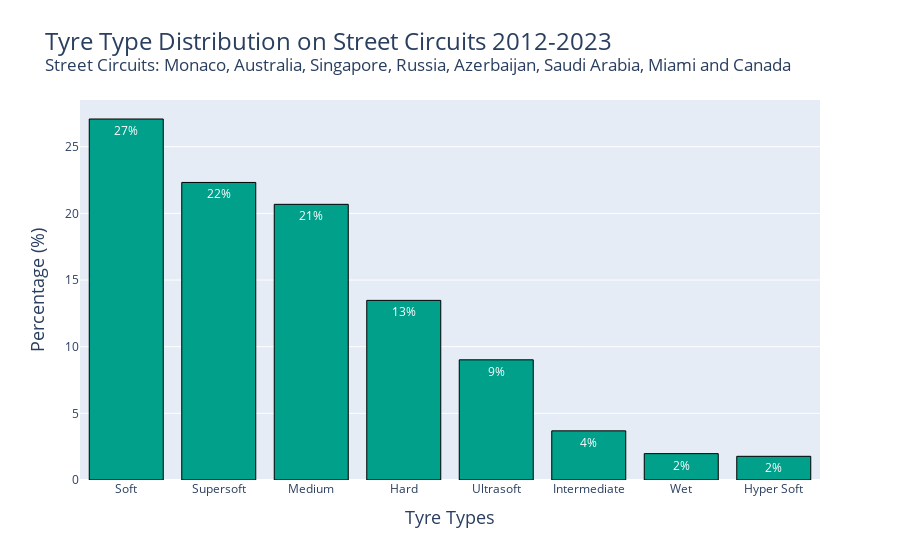

The code cell stored with this chart in its notebook:
### Code cell
import plotly.express as px

# List of street circuit names
street_circuits = ['Monaco', 'Australia', 'Singapore', 'Russia', 'Azerbaijan','Miami', 'Saudi Arabia','Canada']

# Filter the DataFrame to select rows where the "gp" column is in the list of street circuits
street_circuit_rows = tyre_data_df[tyre_data_df['gp'].isin(street_circuits)]

# Calculate the percentage distribution of tire types
percentage_distribution = street_circuit_rows['tyres'].value_counts(normalize=True) * 100

# Create a DataFrame with the calculated percentages
percentage_df = percentage_distribution.reset_index()
percentage_df.columns = ['Tyre Types', 'Percentage (%)']

# Create a bar chart to visualize the percentage distribution of updated tire types
fig = px.bar(percentage_df, x='Tyre Types', y='Percentage (%)',
             title='Tyre Type Distribution on Street Circuits 2012-2023<br><sup>Street Circuits: Monaco, Australia, Singapore, Russia, Azerbaijan, Saudi Arabia, Miami and Canada</sup>',
             color_discrete_sequence=["#00A08B"],
             text=percentage_df['Percentage (%)'].apply(lambda x: f'{x:.0f}%'))

# Update marker properties for the bars
fig.update_traces(
    marker=dict(line=dict(width=1, color='black'))
)

# Increase title font size
fig.update_layout(
    title_font=dict(size=24),
    xaxis_title_font=dict(size=18),  # Increase x-axis label font size
    yaxis_title_font=dict(size=18)   # Increase y-axis label font size
)

# Show the plot
fig.show()

### Figure 1 — Plotly figure (JSON) as saved in the notebook; plotly's stock layout.template omitted (floating-point values rounded to 4 significant figures)
{"data": [{"alignmentgroup": "True", "hovertemplate": "Tyre Types=%{x}<br>Percentage (%)=%{y}<br>text=%{text}<extra></extra>", "legendgroup": "", "marker": {"color": "#00A08B", "line": {"color": "black", "width": 1}, "pattern": {"shape": ""}}, "name": "", "offsetgroup": "", "orientation": "v", "showlegend": false, "text": ["27%", "22%", "21%", "13%", "9%", "4%", "2%", "2%"], "textposition": "auto", "type": "bar", "x": ["Soft", "Supersoft", "Medium", "Hard", "Ultrasoft", "Intermediate", "Wet", "Hyper Soft"], "xaxis": "x", "y": [27.08, 22.32, 20.68, 13.47, 9.015, 3.686, 1.977, 1.776], "yaxis": "y"}], "layout": {"barmode": "relative", "legend": {"tracegroupgap": 0}, "title": {"font": {"size": 24}, "text": "Tyre Type Distribution on Street Circuits 2012-2023<br><sup>Street Circuits: Monaco, Australia, Singapore, Russia, Azerbaijan, Saudi Arabia, Miami and Canada</sup>"}, "xaxis": {"anchor": "y", "domain": [0, 1], "title": {"font": {"size": 18}, "text": "Tyre Types"}}, "yaxis": {"anchor": "x", "domain": [0, 1], "title": {"font": {"size": 18}, "text": "Percentage (%)"}}}}
